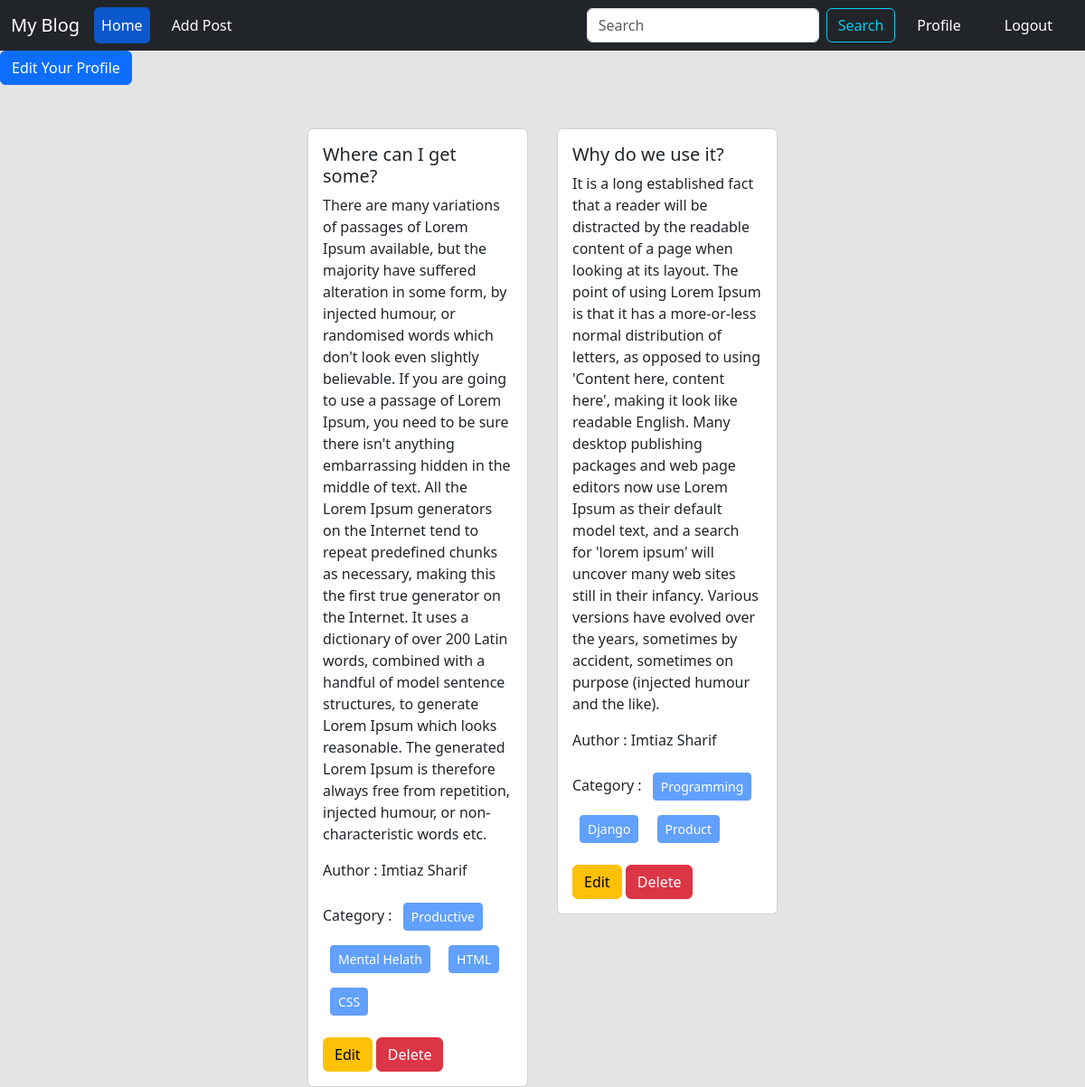
The page /author/profile/ (signed in) on the database its author committed.
### posts/models.py (models this page shows, shortened)
class Post(models.Model):
    title = models.CharField(max_length=50)
    content = models.TextField()
    category = models.ManyToManyField(Category) #Ekta post multiple categorir moddhe thakte pare abr ekta categorir moddhe multiple post thakte pare
    author = models.ForeignKey(User, on_delete=models.CASCADE)
    image = models.ImageField(upload_to='uploads/', blank = True, null = True)

### categories/models.py (models this page shows, shortened)
class Category(models.Model):
    name = models.CharField(max_length=100)
    slug = models.SlugField(max_length=100, unique=True, null=True, blank=True)

### author/views.py (the view)
# urls.py: path('profile/', views.profile, name='profile'),
@login_required
def profile(request):
    data = Post.objects.filter(author = request.user)
    return render(request, 'profile.html', {'data': data, 'type' : 'Profile'})

### author/templates/profile.html
{% extends "base.html" %}
{% load crispy_forms_tags %}
{% block content %}
<div>
    <a class="btn btn-primary" href="{% url 'edit_profile' %}">Edit Your {{type}}</a>
</div>
<div class="d-flex flex-wrap justify-content-center px-5 pt-5">
  {% for post in data %}
   <div class="col-sm-3 mb-3 mb-sm-0">
    <div class="card mx-3">
      <div class="card-body">
        <h5 class="card-title">{{post.title}}</h5>
        <p class="card-text">{{post.content}}</p>
        <p>Author : {{post.author.first_name}} {{post.author.last_name}}</p>
        <p>Category :
          {% for cat in post.category.all %}
          <button class="btn btn-primary btn-sm m-2" disabled >{{cat.name}}</button>
          {% endfor %}
        </p>
        <a href="{% url 'edit_post' post.id %}" class="btn btn-warning">Edit</a>
          <a href="{% url 'delete_post' post.id %}" class="btn btn-danger">Delete</a>
      </div>
    </div>
  </div>
  {% endfor %}
{% endblock %}

### rows shown on the page
Post: title "Where can I get some?", content "There are many variations of passages of Lorem Ipsum available, but the majority have suffered alteration in some form, by injected humour, or randomised words which don't look even slightly believable. If you are going to use a passage of Lorem Ipsum, you need to be sure there isn't anything embarrassing hidden in the middle of text. All the Lorem Ipsum generators on the Internet tend to repeat predefined chunks as necessary, making this the first true generator on the Internet. It uses a dictionary of over 200 Latin words, combined with a handful of model sentence structures, to generate Lorem Ipsum which looks reasonable. The generated Lorem Ipsum is therefore always free from…", author.first_name "Imtiaz", author.last_name "Sharif"
Category: name "Productive"
Category: name "Mental Helath"
Category: name "HTML"
Category: name "CSS"
Post: title "Why do we use it?", content "It is a long established fact that a reader will be distracted by the readable content of a page when looking at its layout. The point of using Lorem Ipsum is that it has a more-or-less normal distribution of letters, as opposed to using 'Content here, content here', making it look like readable English. Many desktop publishing packages and web page editors now use Lorem Ipsum as their default model text, and a search for 'lorem ipsum' will uncover many web sites still in their infancy. Various versions have evolved over the years, sometimes by accident, sometimes on purpose (injected humour and the like).", author.first_name "Imtiaz", author.last_name "Sharif"
Category: name "Programming"
Category: name "Django"
Category: name "Product"

### other values the page prints
{{ type }} "Profile"
